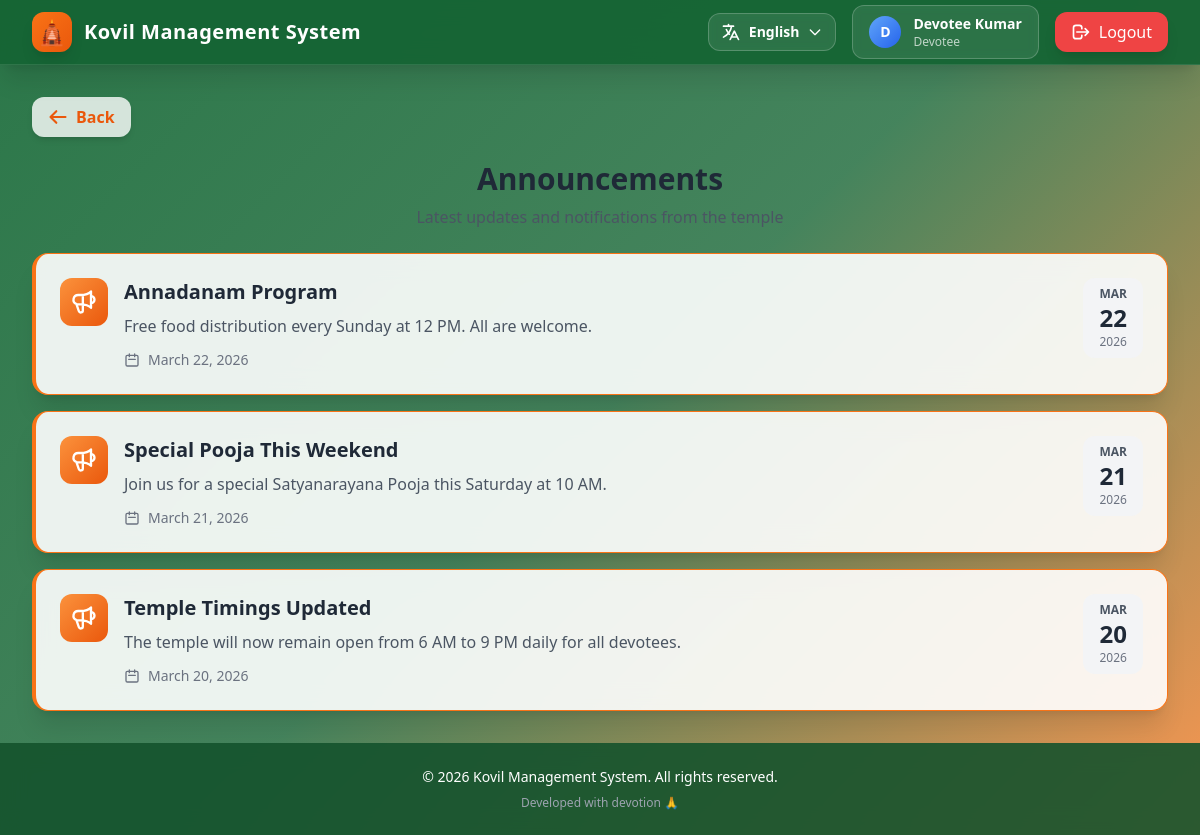
The page /?url=announcement (signed in) on the database its author committed.
### tables this page shows
CREATE TABLE IF NOT EXISTS announcements (
    id INT AUTO_INCREMENT PRIMARY KEY,
    title VARCHAR(200) NOT NULL,
    message TEXT NOT NULL,
    date DATE NOT NULL,
    created_by INT,
    created_at TIMESTAMP DEFAULT CURRENT_TIMESTAMP,
    FOREIGN KEY (created_by) REFERENCES users(id) ON DELETE SET NULL,
    INDEX idx_date (date)
);

### index.php (called while the page is built, shortened)
<?php
require_once __DIR__ . "/config/database.php";
require_once __DIR__ . "/app/controllers/MainController.php";
$page = $_GET['url'] ?? 'home';
$page = htmlspecialchars(strip_tags($page), ENT_QUOTES, 'UTF-8');
try {
    $controller = new MainController();
    $controller->load($page);
} catch (Exception $e) {
    error_log("Application Error: " . $e->getMessage());
    if (defined('APP_ENV') && APP_ENV === 'development') {
        echo "<div style='padding: 20px; color: red;'>";
        echo "<h2>Error Occurred</h2>";
        echo "<p>" . htmlspecialchars($e->getMessage(), ENT_QUOTES, 'UTF-8') . "</p>";
        echo "</div>";
    } else {
        echo "<div style='padding: 20px;'>";
        echo "<h2>An error occurred. Please try again later.</h2>";
        echo "</div>";
    }
}

### config/database.php (called while the page is built, shortened)
<?php
class Database {
    private static $conn = null;
    public static function connect() {
        if (self::$conn === null) {
            try {
                self::$conn = new mysqli(DB_HOST, DB_USER, DB_PASS, DB_NAME);
                self::$conn->set_charset(DB_CHARSET);
            } catch (Exception $e) {
                error_log("Database Error: " . $e->getMessage());
                die("Database connection failed. Please ensure the database is configured properly.");
            }
        }
        return self::$conn;
    }
}

### app/models/Announcement.php (called while the page is built, shortened)
<?php
require_once __DIR__ . "/../../config/database.php";
class Announcement {
    private $conn;
    public function __construct() {
        $this->conn = Database::connect();
    }
    public function getAll() {
        $result = $this->conn->query("SELECT * FROM announcements ORDER BY date DESC, created_at DESC");
        return $result;
    }
}

### app/views/announcement/index.php (the view, shortened to what this page needs)
<div class="space-y-6">
    <div class="flex items-center space-x-4 mb-4">
        <a href="javascript:history.back()" class="group flex items-center space-x-2 bg-white/80 hover:bg-white backdrop-blur-sm px-4 py-2 rounded-xl shadow-md transition-all duration-200 hover:scale-105 active:scale-95">
            <svg class="w-5 h-5 text-orange-600 group-hover:text-orange-700" fill="none" stroke="currentColor" viewBox="0 0 24 24">
                <path stroke-linecap="round" stroke-linejoin="round" stroke-width="2.5" d="M10 19l-7-7m0 0l7-7m-7 7h18"></path>
            </svg>
            <span class="font-semibold text-orange-600 group-hover:text-orange-700">Back</span>
        </a>
    </div>
    <div class="text-center mb-8">
        <h1 class="text-3xl font-bold text-gray-800 mb-2">Announcements</h1>
        <p class="text-gray-600">Latest updates and notifications from the temple</p>
    </div>
    <div class="space-y-4">
        <?php
        $announcements = [];
        if ($data instanceof mysqli_result) {
            $announcements = $data->fetch_all(MYSQLI_ASSOC);
        } elseif (is_array($data)) {
            $announcements = $data;
        }
        ?>
        <?php if(!empty($announcements)): ?>
            <?php foreach($announcements as $announcement): ?>
            <div class="glass-card p-6 card-hover border-l-4 border-orange-500">
                <div class="flex items-start justify-between">
                    <div class="flex items-start space-x-4 flex-1">
                        <div class="w-12 h-12 bg-gradient-to-br from-orange-400 to-orange-600 rounded-xl flex items-center justify-center flex-shrink-0">
                        </div>
                        <div class="flex-1">
                            <h3 class="text-xl font-bold text-gray-800 mb-2"><?= htmlspecialchars($announcement['title']) ?></h3>
                            <p class="text-gray-600 mb-3"><?= htmlspecialchars($announcement['message']) ?></p>
                            <div class="flex items-center space-x-2 text-sm text-gray-500">
                                <svg class="w-4 h-4" fill="none" stroke="currentColor" viewBox="0 0 24 24">
                                    <path stroke-linecap="round" stroke-linejoin="round" stroke-width="2" d="M8 7V3m8 4V3m-9 8h10M5 21h14a2 2 0 002-2V7a2 2 0 00-2-2H5a2 2 0 00-2 2v12a2 2 0 002 2z"></path>
                                </svg>
                                <span><?= date('F d, Y', strtotime($announcement['date'])) ?></span>
                            </div>
                        </div>
                    </div>
                    <div class="hidden md:flex flex-col items-center justify-center bg-gray-100 rounded-xl px-4 py-2 ml-4">
                        <span class="text-xs font-semibold text-gray-600 uppercase"><?= date('M', strtotime($announcement['date'])) ?></span>
                        <span class="text-2xl font-bold text-gray-800"><?= date('d', strtotime($announcement['date'])) ?></span>
                        <span class="text-xs text-gray-500"><?= date('Y', strtotime($announcement['date'])) ?></span>
                    </div>
                </div>
            </div>
            <?php endforeach; ?>
        <?php endif; ?>
    </div>
</div>

### rows shown on the page
announcements: title "Annadanam Program", message "Free food distribution every Sunday at 12 PM. All are welcome.", date "March 22, 2026", date "MAR", date "22", date "2026"
announcements: title "Special Pooja This Weekend", message "Join us for a special Satyanarayana Pooja this Saturday at 10 AM.", date "March 21, 2026", date "MAR", date "21", date "2026"
announcements: title "Temple Timings Updated", message "The temple will now remain open from 6 AM to 9 PM daily for all devotees.", date "March 20, 2026", date "MAR", date "20", date "2026"

### other values the page prints
APP_NAME "Kovil Management System"
getLanguageName(getCurrentLanguage()) "English"
substr($_SESSION['user']['name'], 0, 1) "D"
$_SESSION['user']['name'] "Devotee Kumar"
$_SESSION['user']['role'] "Devotee"
